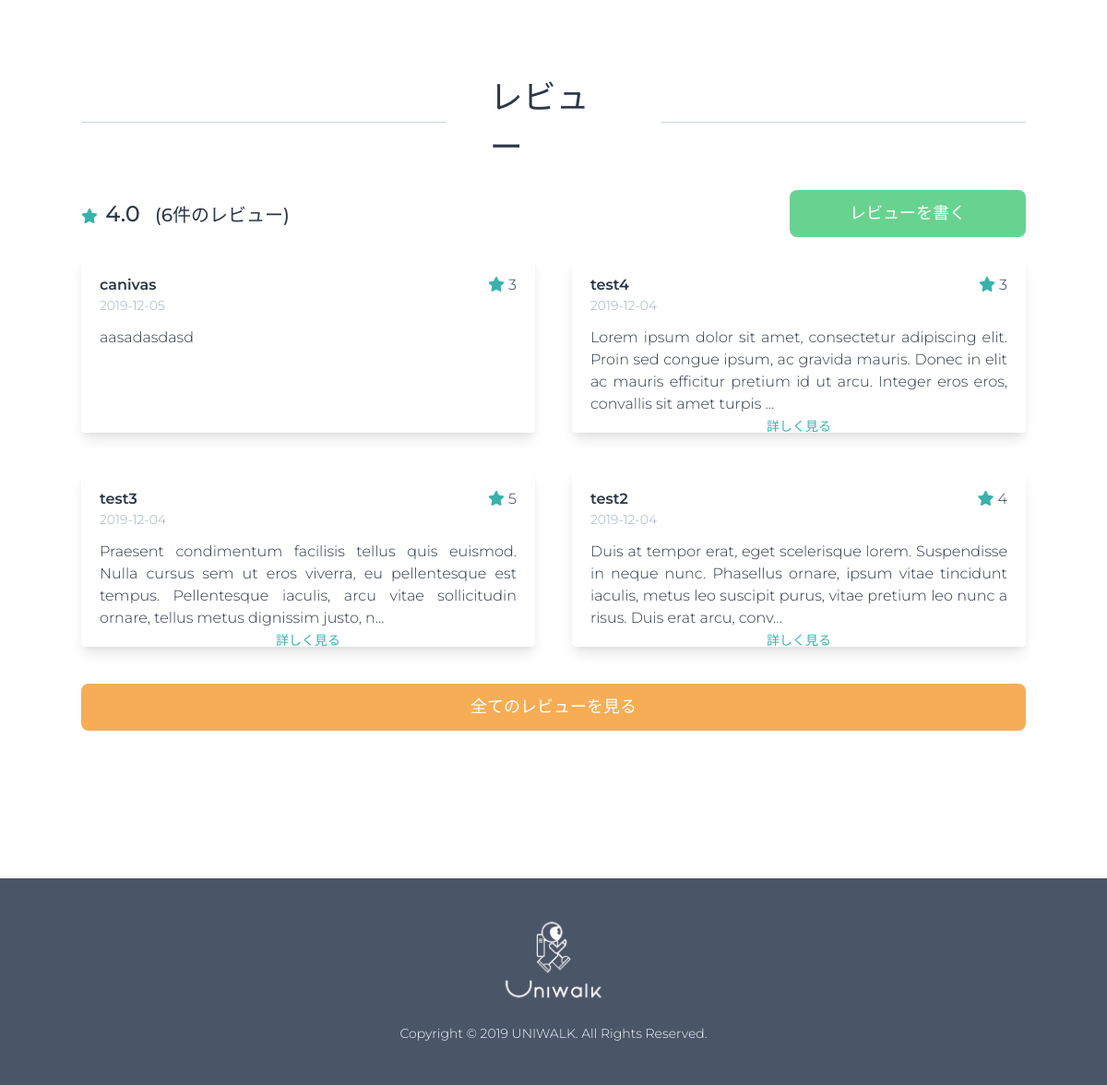
Page /products/2/ (lower part) on the earlier database version.
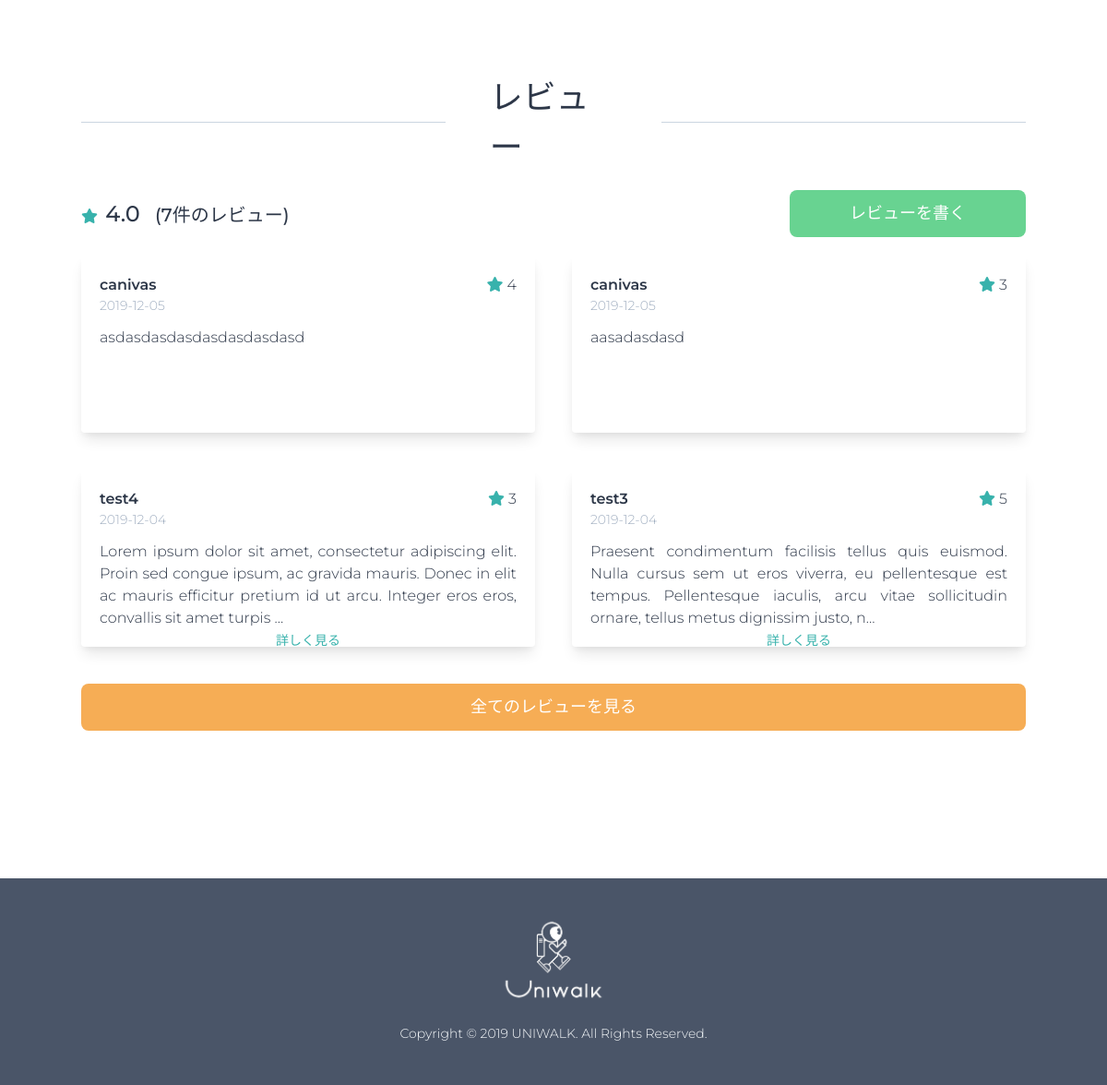
Same page on the later database version.
### products/models.py (models this page shows, shortened)
class Product(core_models.TimeStampedModel):
    name = models.CharField("商品名", max_length=50)
    category = models.ForeignKey(
        "Category",
        verbose_name="商品カテゴリー",
        related_name="product",
        on_delete=models.CASCADE,
    )
    price = models.IntegerField("価格")
    description = models.TextField("詳細説明")
    is_active = models.BooleanField("販売中", null=False, default=True)
    product_code = models.CharField("商品番号", max_length=5)
    def total_rating(self):
        all_reviews = self.reviews.all()
        all_ratings = 0
        if len(all_reviews) > 0:
            for review in all_reviews:
                all_ratings += review.rate
            return round(all_ratings / len(all_reviews), 2)
        return 0
    def first_image(self):
        try:
            (image,) = self.images.all()[:1]
            return image.image.url
        except ValueError:
            return None
    def get_next_four_images(self):
        images = self.images.all()[1:5]
        return images
    class Meta:
        ordering = ("-created",)

### reviews/models.py (models this page shows, shortened)
class Review(core_models.TimeStampedModel):
    product = models.ForeignKey(
        "products.Product",
        verbose_name="商品",
        related_name="reviews",
        on_delete=models.CASCADE,
    )
    user = models.ForeignKey(
        "users.User", verbose_name="ユーザー", on_delete=models.CASCADE
    )
    title = models.CharField("タイトル", max_length=50)
    text = models.TextField("本文")
    rate = models.IntegerField("評点", default=0)
    review_code = models.CharField("レビュー番号", max_length=11, default="test")
    class Meta:
        verbose_name = "レビュー"
        verbose_name_plural = "レビュー"

### users/models.py (models this page shows, shortened)
class User(AbstractUser):
    GENDER_MALE = "male"
    GENDER_FEMALE = "female"
    GENDER_OTHER = "others"
    GENDER_CHOICES = ((GENDER_MALE, "男性"), (GENDER_FEMALE, "女性"), (GENDER_OTHER, "その他"))
    PREF_CHOICES = JP_PREFECTURES
    username = None
    email = models.EmailField(_("email address"), unique=True)
    first_name_kana = models.CharField("名(カナ)", blank=True, max_length=30)
    last_name_kana = models.CharField("姓(カナ)", blank=True, max_length=150)
    gender = models.CharField("性別", blank=True, choices=GENDER_CHOICES, max_length=10)
    birthday = models.DateField("生年月日", blank=True, null=True)
    phone_number = PhoneNumberField("電話番号", blank=True)
    postal_code = JPPostalCodeModelField("郵便番号")
    prefecture = JPPrefectureField("都道府県", blank=True)
    adress_city = models.CharField("市区町村番地", max_length=40, blank=True)
    adress_detail = models.CharField("建物名・号室", max_length=40, blank=True)
    USERNAME_FIELD = "email"
    REQUIRED_FIELDS = []
    objects = CustomUserManager()
    def get_email_name(self):
        return self.email.split("@")[0]

### products/views.py (the view)
# urls.py: path("<int:pk>/", views.ProductDetailView.as_view(), name="detail"),
class ProductDetailView(DetailView):
    model = models.Product
    template_name = "products/product-detail.html"
    def get_context_data(self, **kwargs):
        context = super().get_context_data(**kwargs)
        posts = self.object.reviews.all().order_by("-created")[0:4]
        each = {review.pk: review.text for review in posts}
        context["reviews_text"] = each
        context["rev"] = posts
        return context

### products/models.py (called while the page is built)
    def __str__(self):
        return self.product_type

### products/templatetags/js.py (called while the page is built)
@register.filter(is_safe=True)
def js(obj):
    return mark_safe(json.dumps(obj))

### templates/products/product-detail.html (shortened to what this page needs)
{% extends "base.html" %}
{% load i18n js %}
{% block content %}
<div class="container mx-auto pb-40">
    <div class="w-full">
        <div class="mt-10">
            <div class="flex justify-between items-center w-full my-5">
                <div class="h-px w-2/5 bg-gray-400"></div>
                <span class="font-medium text-4xl mx-12">{% trans 'レビュー' %}</span>
                <div class="h-px w-2/5 bg-gray-400"></div>
            </div>
            <div class="flex items-center justify-between">
                <div>
                    <i class="fas fa-star text-teal-500"></i>
                    <span class="ml-1 font-medium text-2xl">{{ product.total_rating }}</span>
                    <span
                        class="ml-3 font-medium text-xl">{% blocktrans with review_count=product.reviews.count %}({{ review_count }}件のレビュー){% endblocktrans %}</span>
                </div>
                <a href="{% url 'reviews:post' product.pk %}"
                    class="w-1/4 btn-link bg-green-400">{% trans 'レビューを書く' %}</a>
            </div>
            {% if rev %}
            <div class="flex flex-wrap -mx-5">
                {% for r in rev %}
                <div class="w-1/2 overflow-hidden p-5">
                    <div id="card-{{ r.pk }}" class="h-48 p-5 rounded shadow-lg overflow-hidden">
                        <div class="flex flex-col mb-3">
                            <div class="flex justify-between">
                                <span class="font-semibold">{{ r.user.get_email_name }}</span>
                                <span class="ml-1"><i class="fas fa-star text-teal-500"></i> {{ r.rate }}</span>
                            </div>
                            <span class="text-sm text-gray-500">{{ r.created|date:'Y-m-d' }}</span>
                        </div>
                        <p id="text-{{ r.pk }}" class="text-justify">{{ r.text|truncatechars:200 }}</p>
                        {% if r.text|length > 250 %}
                        <div class="text-center">
                            <a id="{{ r.pk }}" class="text-sm text-teal-500 cursor-pointer"
                                onclick="openCards(this.id)">{% trans '詳しく見る' %}</a>
                        </div>
                        {% endif %}
                    </div>
                </div>
                {% endfor %}
                <a href="{% url 'reviews:list' product.pk %}"
                    class="btn-link bg-orange-400 mt-5 mx-5">{% trans '全てのレビューを見る' %}</a>
            </div>
            {% else %}
            <p class="flex justify-center items-center mt-5 font-semibold w-full text-center text-2xl">
                <i class="fas fa-grin-beam-sweat fa-2x text-teal-500"></i> <span class="ml-5">レビューがまだ存在しません。</span>
            </p>
            {% endif %}
        </div>
    </div>
</div>
{% endblock %}

Differences in the rows shown:
no longer on this page (row unchanged): Review: user.get_email_name "test2", rate "4", created "2019-12-04", text "Duis at tempor erat, eget scelerisque lorem. Suspendisse in neque nunc. Phasellus ornare, ipsum vitae tincidunt iaculis, metus leo suscipit purus, vitae pretium leo nunc a risus. Duis erat arcu, conv…"
computed for Product: id "(6件のレビュー)" → "(7件のレビュー)"
added Review: user.get_email_name "canivas", rate "4", created "2019-12-05", text "asdasdasdasdasdasdasdasd"
